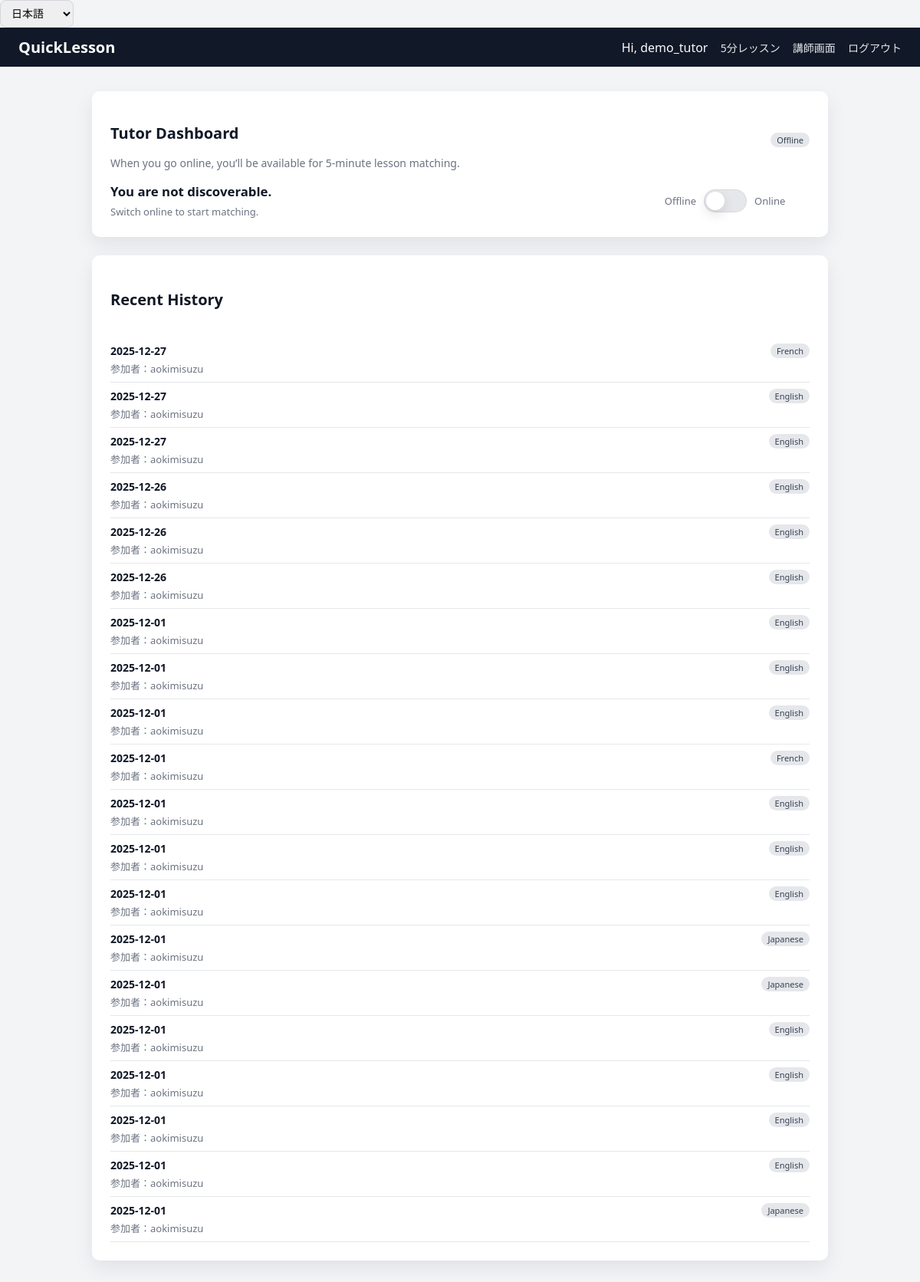
The app's page /tutor/dashboard/ (signed in), older data.
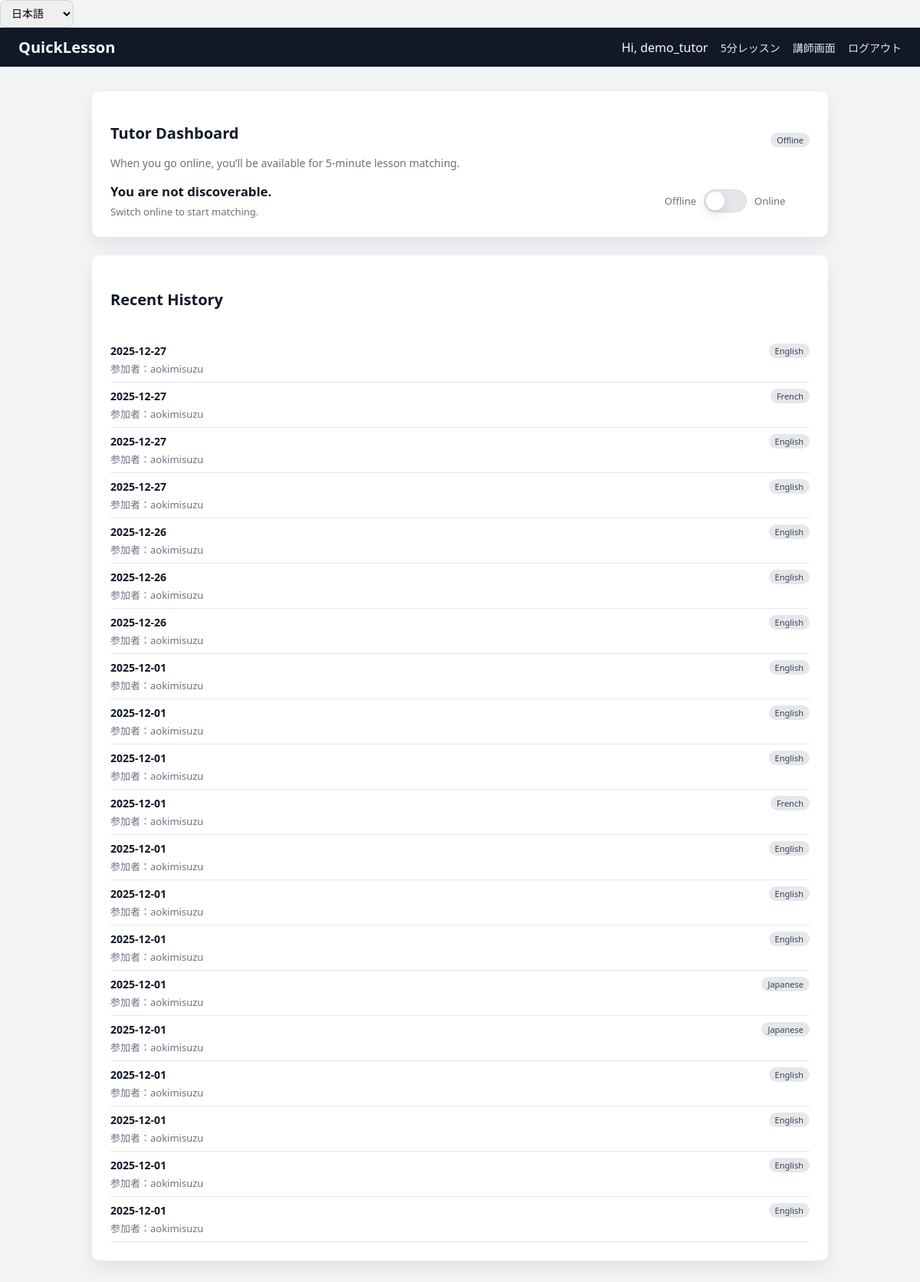
The same page, newer data.
### core/models.py (models this page shows, shortened)
class QuickLessonMatch(models.Model):
    request = models.OneToOneField(QuickLessonRequest, on_delete=models.CASCADE)
    tutor = models.ForeignKey(TutorProfile, on_delete=models.CASCADE)
    started_at = models.DateTimeField()
    end_at = models.DateTimeField()
    meeting_url = models.URLField(blank=True)
    price = models.DecimalField(max_digits=8, decimal_places=2, default=0)
    @property
    def student_name(self) -> str:
        return self.request.student.user.username

class QuickLessonRequest(models.Model):
    STATUS_CHOICES = [
        ("waiting", "Waiting"),
        ("matched", "Matched"),
        ("cancelled", "Cancelled"),
    ]
    PURPOSE_CHOICES = [
        ("lesson", "Lesson"),        # 普通の5分レッスン
        ("interview", "Interview"),  # 講師候補との面接
    ]
    student = models.ForeignKey(StudentProfile, on_delete=models.CASCADE)
    language = models.ForeignKey(LessonLanguage, on_delete=models.PROTECT)
    created_at = models.DateTimeField(auto_now_add=True)
    status = models.CharField(
        max_length=20, choices=STATUS_CHOICES, default="waiting"
    )
    purpose = models.CharField(
        max_length=20,
        choices=PURPOSE_CHOICES,
        default="lesson",
    )

class StudentProfile(models.Model):
    user = models.OneToOneField(User, on_delete=models.CASCADE)
    native_language = models.ForeignKey(
        LessonLanguage, null=True, blank=True, on_delete=models.SET_NULL
    )

class LessonLanguage(models.Model):
    code = models.CharField(max_length=10, unique=True)  # 'en', 'es', 'ja'
    name = models.CharField(max_length=50)               # English, Español, 日本語

### core/views.py (the view, shortened to what this page needs)
# urls.py: path("tutor/dashboard/", views.tutor_dashboard, name="tutor_dashboard"),
@login_required
def tutor_dashboard(request):
    tutor_profile, _ = TutorProfile.objects.get_or_create(user=request.user)
    matches = QuickLessonMatch.objects.filter(
        tutor=tutor_profile
    ).order_by("-started_at")[:20]
    dummy_matches = []
    return render(
        request,
        "core/tutor_dashboard.html",
        {
            "tutor": tutor_profile,
            "matches": matches,
            "dummy_matches": dummy_matches,  # ← これが必要
        },
    )
    return render(
        request,
        "core/tutor_dashboard.html",
        {"tutor": tutor_profile, "matches": matches},
    )

### templates/core/tutor_dashboard.html (shortened to what this page needs)
{% extends "base.html" %}
{% load i18n %}
{% block content %}
<div class="card">
  <div class="card-header" style="display:flex; align-items:center; justify-content:space-between; gap:12px;">
    <div>
      <h2 class="card-title">{% trans "Tutor Dashboard" %}</h2>
      <p class="card-subtitle" style="margin:6px 0 0;">
        {% trans "When you go online, you’ll be available for 5-minute lesson matching." %}
      </p>
    </div>
    <div style="display:flex; align-items:center; gap:10px;">
      {% if tutor.is_online %}
        <span class="badge badge-green" id="status-badge">{% trans "Online" %}</span>
      {% else %}
        <span class="badge badge-gray" id="status-badge">{% trans "Offline" %}</span>
      {% endif %}
    </div>
  </div>
  <div class="mt-16" style="display:flex; align-items:center; justify-content:space-between; gap:16px;">
    <div>
      <div style="font-weight:600; font-size:1.05rem;">
        {% if tutor.is_online %}
          {% trans "You are discoverable now." %}
        {% else %}
          {% trans "You are not discoverable." %}
        {% endif %}
      </div>
      <div class="text-muted" style="margin-top:6px;" id="matching-hint">
        {% if tutor.is_online %}
          {% trans "Waiting for a student… We’ll move you to the lesson room automatically when matched." %}
        {% else %}
          {% trans "Switch online to start matching." %}
        {% endif %}
      </div>
    </div>
    <form method="post" id="online-form" style="margin:0;">
      <label class="switch" style="display:flex; align-items:center; gap:10px; cursor:pointer; user-select:none;">
        <span class="text-muted" style="min-width:72px; text-align:right;">{% trans "Offline" %}</span>
        <span class="switch-track" aria-hidden="true">
          <span class="switch-thumb"></span>
        </span>
        <span class="text-muted" style="min-width:72px;">{% trans "Online" %}</span>
      </label>
    </form>
  </div>
</div>
{% include "core/_recent_lessons.html" with matches=matches dummy_matches=dummy_matches %}
{% endblock %}

### templates/core/_recent_lessons.html (shortened to what this page needs)
{% load i18n %}
<div class="card">
  <div class="card-header">
    <h3 class="card-title">Recent History</h3>
  </div>
  <ul class="list">
    {% for m in matches %}
      <li style="display:flex; align-items:flex-start; justify-content:space-between; gap:12px;">
        <div>
          <div><strong>{{ m.started_at|date:"Y-m-d" }}</strong></div>
          <div class="text-muted" style="margin-top:4px;">
            参加者：{{ m.student_name|default:"非表示" }}
          </div>
        </div>
        <span class="badge badge-gray">{{ m.request.language.name }}</span>
      </li>
    {% endfor %}
  </ul>
</div>

Row changes from the older to the newer data that the page shows:
no longer on this page (row unchanged): QuickLessonMatch: started_at "2025-12-01", student_name "aokimisuzu", request.language.name "Japanese"
added QuickLessonMatch: started_at "2025-12-27", student_name "aokimisuzu", request.language.name "English"
